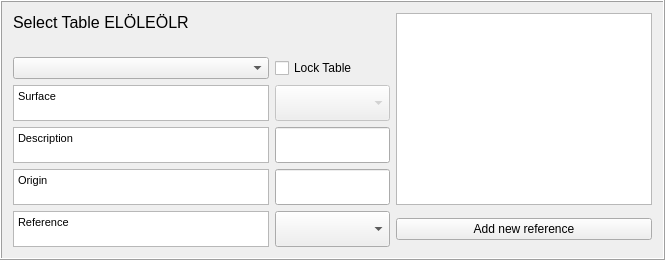
    <widget class="QFrame" name="frame1">
     <property name="frameShape">
      <enum>QFrame::Box</enum>
     </property>
     <property name="frameShadow">
      <enum>QFrame::Raised</enum>
     </property>
     <layout class="QGridLayout" name="gridLayout_2">
      <item row="0" column="0">
       <widget class="QLabel" name="label_42">
        <property name="text">
         <string>&lt;!DOCTYPE HTML PUBLIC &quot;-//W3C//DTD HTML 4.0//EN&quot; &quot;http://www.w3.org/TR/REC-html40/strict.dtd&quot;&gt;
&lt;html&gt;&lt;head&gt;&lt;meta name=&quot;qrichtext&quot; content=&quot;1&quot; /&gt;&lt;style type=&quot;text/css&quot;&gt;
p, li { white-space: pre-wrap; }
&lt;/style&gt;&lt;/head&gt;&lt;body style=&quot; font-family:'MS Shell Dlg 2'; font-size:8pt; font-weight:400; font-style:normal;&quot;&gt;
&lt;p style=&quot; margin-top:0px; margin-bottom:0px; margin-left:0px; margin-right:0px; -qt-block-indent:0; text-indent:0px;&quot;&gt;&lt;span style=&quot; font-size:12pt;&quot;&gt;Select Table ELÖLEÖLR&lt;/span&gt;&lt;/p&gt;
&lt;p style=&quot;-qt-paragraph-type:empty; margin-top:0px; margin-bottom:0px; margin-left:0px; margin-right:0px; -qt-block-indent:0; text-indent:0px; font-size:12pt;&quot;&gt;&lt;br /&gt;&lt;/p&gt;&lt;/body&gt;&lt;/html&gt;</string>
        </property>
       </widget>
      </item>
      <item row="0" column="2" rowspan="5">
       <widget class="QTextBrowser" name="textBrowserRef">
        <property name="sizePolicy">
         <sizepolicy hsizetype="Expanding" vsizetype="Preferred">
          <horstretch>0</horstretch>
          <verstretch>0</verstretch>
         </sizepolicy>
        </property>
        <property name="maximumSize">
         <size>
          <width>500</width>
          <height>16777215</height>
         </size>
        </property>
       </widget>
      </item>
      <item row="1" column="0">
       <widget class="QComboBox" name="comboBoxTableSelect">
        <property name="toolTip">
         <string/>
        </property>
       </widget>
      </item>
      <item row="1" column="1">
       <widget class="QCheckBox" name="checkBoxA">
        <property name="text">
         <string>Lock Table</string>
        </property>
       </widget>
      </item>
      <item row="2" column="0">
       <widget class="QTextBrowser" name="textBrowser_Surface">
        <property name="sizePolicy">
         <sizepolicy hsizetype="Expanding" vsizetype="Fixed">
          <horstretch>0</horstretch>
          <verstretch>0</verstretch>
         </sizepolicy>
        </property>
        <property name="maximumSize">
         <size>
          <width>16777215</width>
          <height>36</height>
         </size>
        </property>
        <property name="html">
         <string>&lt;!DOCTYPE HTML PUBLIC &quot;-//W3C//DTD HTML 4.0//EN&quot; &quot;http://www.w3.org/TR/REC-html40/strict.dtd&quot;&gt;
&lt;html&gt;&lt;head&gt;&lt;meta name=&quot;qrichtext&quot; content=&quot;1&quot; /&gt;&lt;style type=&quot;text/css&quot;&gt;
p, li { white-space: pre-wrap; }
&lt;/style&gt;&lt;/head&gt;&lt;body style=&quot; font-family:'MS Shell Dlg 2'; font-size:8.25pt; font-weight:400; font-style:normal;&quot;&gt;
&lt;p style=&quot; margin-top:0px; margin-bottom:0px; margin-left:0px; margin-right:0px; -qt-block-indent:0; text-indent:0px;&quot;&gt;&lt;span style=&quot; font-size:8pt;&quot;&gt;Surface&lt;/span&gt;&lt;/p&gt;&lt;/body&gt;&lt;/html&gt;</string>
        </property>
       </widget>
      </item>
      <item row="2" column="1">
       <widget class="QComboBox" name="comboBoxSurface">
        <property name="enabled">
         <bool>false</bool>
        </property>
        <property name="sizePolicy">
         <sizepolicy hsizetype="Expanding" vsizetype="Fixed">
          <horstretch>0</horstretch>
          <verstretch>0</verstretch>
         </sizepolicy>
        </property>
        <property name="maximumSize">
         <size>
          <width>16777215</width>
          <height>36</height>
         </size>
        </property>
        <property name="currentIndex">
         <number>-1</number>
        </property>
        <item>
         <property name="text">
          <string>Paved</string>
         </property>
        </item>
        <item>
         <property name="text">
          <string>Building</string>
         </property>
        </item>
        <item>
         <property name="text">
          <string>Evergreen Tree</string>
         </property>
        </item>
        <item>
         <property name="text">
          <string>Decidous Tree</string>
         </property>
        </item>
        <item>
         <property name="text">
          <string>Grass</string>
         </property>
        </item>
        <item>
         <property name="text">
          <string>Bare Soil</string>
         </property>
        </item>
        <item>
         <property name="text">
          <string>Grass</string>
         </property>
        </item>
        <item>
         <property name="text">
          <string>Water</string>
         </property>
        </item>
        <item>
         <property name="text">
          <string>Snow</string>
         </property>
        </item>
       </widget>
      </item>
      <item row="3" column="0">
       <widget class="QTextBrowser" name="textBrowserDesc">
        <property name="sizePolicy">
         <sizepolicy hsizetype="Expanding" vsizetype="Fixed">
          <horstretch>0</horstretch>
          <verstretch>0</verstretch>
         </sizepolicy>
        </property>
        <property name="maximumSize">
         <size>
          <width>16777215</width>
          <height>36</height>
         </size>
        </property>
        <property name="html">
         <string>&lt;!DOCTYPE HTML PUBLIC &quot;-//W3C//DTD HTML 4.0//EN&quot; &quot;http://www.w3.org/TR/REC-html40/strict.dtd&quot;&gt;
&lt;html&gt;&lt;head&gt;&lt;meta name=&quot;qrichtext&quot; content=&quot;1&quot; /&gt;&lt;style type=&quot;text/css&quot;&gt;
p, li { white-space: pre-wrap; }
&lt;/style&gt;&lt;/head&gt;&lt;body style=&quot; font-family:'MS Shell Dlg 2'; font-size:8.25pt; font-weight:400; font-style:normal;&quot;&gt;
&lt;p style=&quot; margin-top:0px; margin-bottom:0px; margin-left:0px; margin-right:0px; -qt-block-indent:0; text-indent:0px;&quot;&gt;&lt;span style=&quot; font-size:8pt;&quot;&gt;Description&lt;/span&gt;&lt;/p&gt;&lt;/body&gt;&lt;/html&gt;</string>
        </property>
       </widget>
      </item>
      <item row="3" column="1">
       <widget class="QgsFilterLineEdit" name="textEditDesc">
        <property name="maximumSize">
         <size>
          <width>16777215</width>
          <height>36</height>
         </size>
        </property>
        <property name="inputMethodHints">
         <set>Qt::ImhNone</set>
        </property>
        <property name="qgisRelation" stdset="0">
         <string notr="true"/>
        </property>
       </widget>
      </item>
      <item row="4" column="0">
       <widget class="QTextBrowser" name="textBrowserOrig">
        <property name="sizePolicy">
         <sizepolicy hsizetype="Expanding" vsizetype="Fixed">
          <horstretch>0</horstretch>
          <verstretch>0</verstretch>
         </sizepolicy>
        </property>
        <property name="maximumSize">
         <size>
          <width>16777215</width>
          <height>36</height>
         </size>
        </property>
        <property name="html">
         <string>&lt;!DOCTYPE HTML PUBLIC &quot;-//W3C//DTD HTML 4.0//EN&quot; &quot;http://www.w3.org/TR/REC-html40/strict.dtd&quot;&gt;
&lt;html&gt;&lt;head&gt;&lt;meta name=&quot;qrichtext&quot; content=&quot;1&quot; /&gt;&lt;style type=&quot;text/css&quot;&gt;
p, li { white-space: pre-wrap; }
&lt;/style&gt;&lt;/head&gt;&lt;body style=&quot; font-family:'MS Shell Dlg 2'; font-size:8.25pt; font-weight:400; font-style:normal;&quot;&gt;
&lt;p style=&quot; margin-top:0px; margin-bottom:0px; margin-left:0px; margin-right:0px; -qt-block-indent:0; text-indent:0px;&quot;&gt;&lt;span style=&quot; font-size:8pt;&quot;&gt;Origin&lt;/span&gt;&lt;/p&gt;&lt;/body&gt;&lt;/html&gt;</string>
        </property>
       </widget>
      </item>
      <item row="4" column="1">
       <widget class="QgsFilterLineEdit" name="textEditOrig">
        <property name="maximumSize">
         <size>
          <width>16777215</width>
          <height>36</height>
         </size>
        </property>
        <property name="qgisRelation" stdset="0">
         <string notr="true"/>
        </property>
       </widget>
      </item>
      <item row="5" column="0">
       <widget class="QTextBrowser" name="textBrowserOrig_2">
        <property name="sizePolicy">
         <sizepolicy hsizetype="Expanding" vsizetype="Fixed">
          <horstretch>0</horstretch>
          <verstretch>0</verstretch>
         </sizepolicy>
        </property>
        <property name="maximumSize">
         <size>
          <width>16777215</width>
          <height>36</height>
         </size>
        </property>
        <property name="html">
         <string>&lt;!DOCTYPE HTML PUBLIC &quot;-//W3C//DTD HTML 4.0//EN&quot; &quot;http://www.w3.org/TR/REC-html40/strict.dtd&quot;&gt;
&lt;html&gt;&lt;head&gt;&lt;meta name=&quot;qrichtext&quot; content=&quot;1&quot; /&gt;&lt;style type=&quot;text/css&quot;&gt;
p, li { white-space: pre-wrap; }
&lt;/style&gt;&lt;/head&gt;&lt;body style=&quot; font-family:'MS Shell Dlg 2'; font-size:8.25pt; font-weight:400; font-style:normal;&quot;&gt;
&lt;p style=&quot; margin-top:0px; margin-bottom:0px; margin-left:0px; margin-right:0px; -qt-block-indent:0; text-indent:0px;&quot;&gt;&lt;span style=&quot; font-size:8pt;&quot;&gt;Reference&lt;/span&gt;&lt;/p&gt;&lt;/body&gt;&lt;/html&gt;</string>
        </property>
       </widget>
      </item>
      <item row="5" column="1">
       <widget class="QComboBox" name="comboBoxRef">
        <property name="sizePolicy">
         <sizepolicy hsizetype="Expanding" vsizetype="Fixed">
          <horstretch>0</horstretch>
          <verstretch>0</verstretch>
         </sizepolicy>
        </property>
        <property name="minimumSize">
         <size>
          <width>0</width>
          <height>0</height>
         </size>
        </property>
        <property name="maximumSize">
         <size>
          <width>500</width>
          <height>36</height>
         </size>
        </property>
        <item>
         <property name="text">
          <string/>
         </property>
        </item>
       </widget>
      </item>
      <item row="5" column="2">
       <widget class="QPushButton" name="pushButtonToRefManager">
        <property name="text">
         <string>Add new reference</string>
        </property>
       </widget>
      </item>
     </layout>
    </widget>
